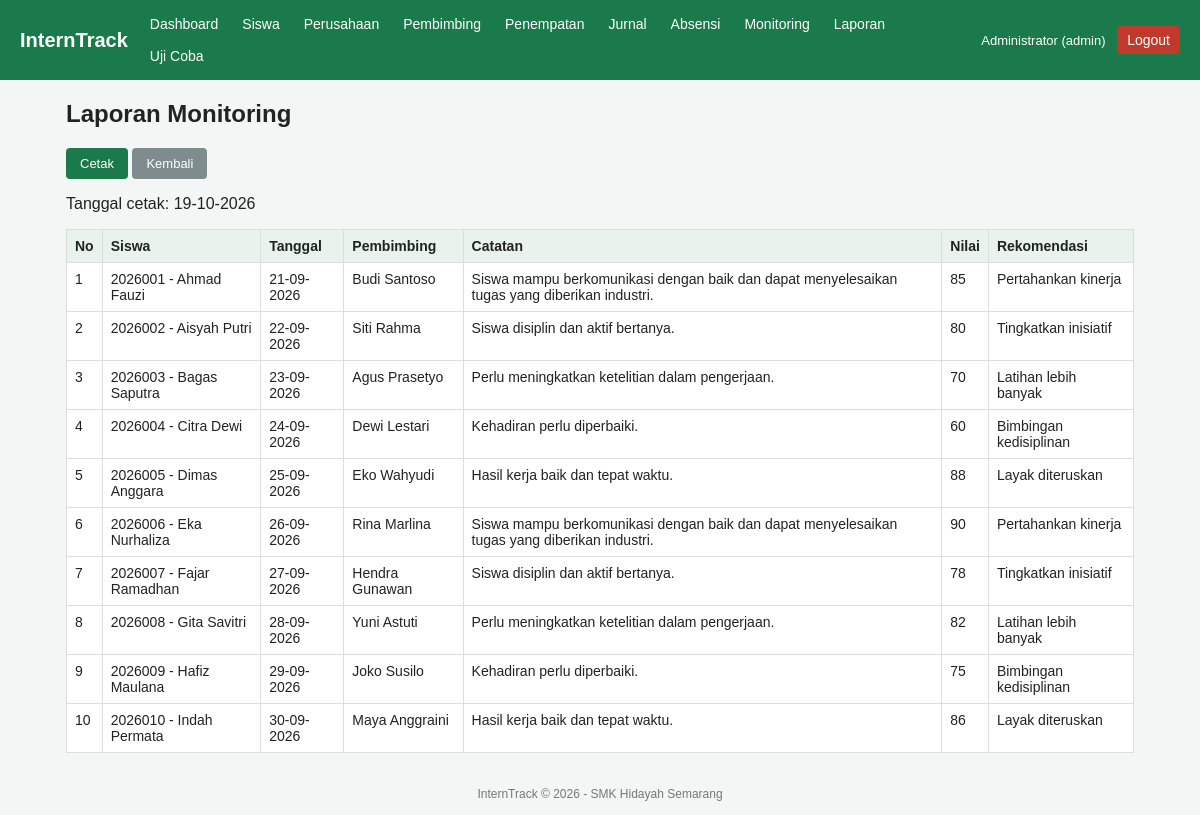
Page /laporan/monitoring.php (signed in) on the committed database.
### tables this page shows
CREATE TABLE monitoring (
  id INT AUTO_INCREMENT PRIMARY KEY,
  siswa_id INT NOT NULL,
  pembimbing_id INT NULL,
  tanggal DATE NOT NULL,
  catatan TEXT NOT NULL,
  nilai INT NOT NULL,
  rekomendasi TEXT,
  FOREIGN KEY (siswa_id) REFERENCES siswa(id) ON DELETE CASCADE,
  FOREIGN KEY (pembimbing_id) REFERENCES pembimbing(id) ON DELETE SET NULL
);

CREATE TABLE siswa (
  id INT AUTO_INCREMENT PRIMARY KEY,
  user_id INT NOT NULL,
  nis VARCHAR(20) NOT NULL UNIQUE,
  nama VARCHAR(100) NOT NULL,
  kelas VARCHAR(20) NOT NULL,
  jurusan VARCHAR(50) NOT NULL,
  no_hp VARCHAR(20),
  FOREIGN KEY (user_id) REFERENCES users(id) ON DELETE CASCADE
);

CREATE TABLE pembimbing (
  id INT AUTO_INCREMENT PRIMARY KEY,
  user_id INT NOT NULL,
  nip VARCHAR(20) NOT NULL UNIQUE,
  nama VARCHAR(100) NOT NULL,
  no_hp VARCHAR(20),
  FOREIGN KEY (user_id) REFERENCES users(id) ON DELETE CASCADE
);

### config/koneksi.php (called while the page is built, shortened)
<?php
function e($s) {
    return htmlspecialchars((string)$s, ENT_QUOTES, 'UTF-8');
}
function tgl($d) {
    return $d ? date('d-m-Y', strtotime($d)) : '-';
}

### laporan/monitoring.php (the view, shortened to what this page needs)
<?php
require __DIR__ . '/../config/koneksi.php';
$rows = $pdo->query("SELECT m.*, s.nis, s.nama, pb.nama AS nama_pembimbing
                     FROM monitoring m JOIN siswa s ON s.id = m.siswa_id LEFT JOIN pembimbing pb ON pb.id = m.pembimbing_id
                     ORDER BY s.nama, m.tanggal")->fetchAll();
include __DIR__ . '/../config/header.php';
?>
<p class="no-print"><button class="btn" onclick="window.print()">Cetak</button> <a class="btn abu" href="index.php">Kembali</a></p>
<p>Tanggal cetak: <?= date('d-m-Y') ?></p>
<table>
    <tr><th>No</th><th>Siswa</th><th>Tanggal</th><th>Pembimbing</th><th>Catatan</th><th>Nilai</th><th>Rekomendasi</th></tr>
    <?php foreach ($rows as $i => $r): ?>
    <tr>
        <td><?= $i + 1 ?></td><td><?= e($r['nis'] . ' - ' . $r['nama']) ?></td><td><?= tgl($r['tanggal']) ?></td>
        <td><?= e($r['nama_pembimbing'] ?? '-') ?></td><td><?= e($r['catatan']) ?></td><td><?= $r['nilai'] ?></td><td><?= e($r['rekomendasi']) ?></td>
    </tr>
    <?php endforeach; ?>
</table>
<?php include __DIR__ . '/../config/footer.php'; ?>

### assets/style.css (style rules this page uses)
* { box-sizing: border-box; }
body { font-family: Arial, sans-serif; margin: 0; background: #f3f6f4; color: #222; }
table { width: 100%; border-collapse: collapse; background: #fff; }
th, td { border: 1px solid #ddd; padding: 8px; text-align: left; font-size: 14px; vertical-align: top; }
th { background: #e8f3ec; }
.btn { display: inline-block; background: #1b7a4b; color: #fff; border: 0; padding: 8px 14px; border-radius: 4px; cursor: pointer; text-decoration: none; font-size: 13px; }
.btn.abu { background: #7f8c8d; }

### rows in the picture
monitoring: siswa.nama "2026001 - Ahmad Fauzi", tanggal "21-09-2026", pembimbing.nama "Budi Santoso", catatan "Siswa mampu berkomunikasi dengan baik dan dapat menyelesaikan tugas yang diberikan industri.", nilai "85", rekomendasi "Pertahankan kinerja"
monitoring: siswa.nama "2026002 - Aisyah Putri", tanggal "22-09-2026", pembimbing.nama "Siti Rahma", catatan "Siswa disiplin dan aktif bertanya.", nilai "80", rekomendasi "Tingkatkan inisiatif"
monitoring: siswa.nama "2026003 - Bagas Saputra", tanggal "23-09-2026", pembimbing.nama "Agus Prasetyo", catatan "Perlu meningkatkan ketelitian dalam pengerjaan.", nilai "70", rekomendasi "Latihan lebih banyak"
monitoring: siswa.nama "2026004 - Citra Dewi", tanggal "24-09-2026", pembimbing.nama "Dewi Lestari", catatan "Kehadiran perlu diperbaiki.", nilai "60", rekomendasi "Bimbingan kedisiplinan"
monitoring: siswa.nama "2026005 - Dimas Anggara", tanggal "25-09-2026", pembimbing.nama "Eko Wahyudi", catatan "Hasil kerja baik dan tepat waktu.", nilai "88", rekomendasi "Layak diteruskan"
monitoring: siswa.nama "2026006 - Eka Nurhaliza", tanggal "26-09-2026", pembimbing.nama "Rina Marlina", catatan "Siswa mampu berkomunikasi dengan baik dan dapat menyelesaikan tugas yang diberikan industri.", nilai "90", rekomendasi "Pertahankan kinerja"
monitoring: siswa.nama "2026007 - Fajar Ramadhan", tanggal "27-09-2026", pembimbing.nama "Hendra Gunawan", catatan "Siswa disiplin dan aktif bertanya.", nilai "78", rekomendasi "Tingkatkan inisiatif"
monitoring: siswa.nama "2026008 - Gita Savitri", tanggal "28-09-2026", pembimbing.nama "Yuni Astuti", catatan "Perlu meningkatkan ketelitian dalam pengerjaan.", nilai "82", rekomendasi "Latihan lebih banyak"
monitoring: siswa.nama "2026009 - Hafiz Maulana", tanggal "29-09-2026", pembimbing.nama "Joko Susilo", catatan "Kehadiran perlu diperbaiki.", nilai "75", rekomendasi "Bimbingan kedisiplinan"
monitoring: siswa.nama "2026010 - Indah Permata", tanggal "30-09-2026", pembimbing.nama "Maya Anggraini", catatan "Hasil kerja baik dan tepat waktu.", nilai "86", rekomendasi "Layak diteruskan"

### other values in the picture
$label "Dashboard"
$label "Siswa"
$label "Perusahaan"
$label "Pembimbing"
$label "Penempatan"
$label "Jurnal"
$label "Absensi"
$label "Monitoring"
$label "Laporan"
$label "Uji Coba"
$_SESSION['user']['nama'] "Administrator"
$role "admin"
$judul "Laporan Monitoring"
